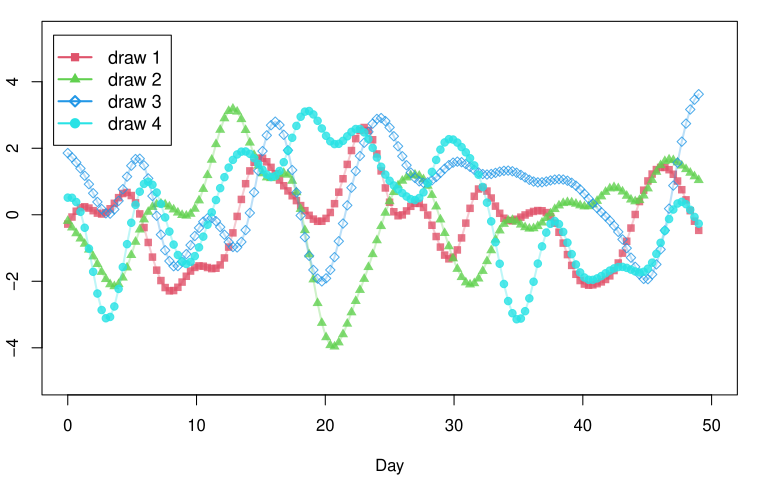

Reproduce this figure in R.
par(oma = rep(0,4), mar=c(4.1, 2.1, 1.1, 1))
# Simulate time series with Gaussian process
GP = function(max_cov, rate, distMat, delta=0) {  # Gaussian kernel function
    m = max_cov * exp( - rate * distMat^2 )   
    diag(m) = diag(m) + delta
    m
}
n_days = 49
obs_times = seq(0, n_days, length=150)
obs_dist = dist(obs_times, diag=T, upper=T) |> as.matrix()
GPkernal = GP( max_cov=2, rate=.15, distMat=obs_dist )

set.seed(10)
plot(1, type="n", xlim=c(0,50), ylim=c(-5,5.4), xlab="Day", ylab = "N")
for ( i in 2:5 ) {
    N = MASS::mvrnorm( 1, rep(0,length(obs_times)), GPkernal )
    lines( obs_times, N, col=stom::col.alpha(i,.3), lwd=2 )
    points( obs_times, N, col=stom::col.alpha(i,.8), pch=c(15,17,23,19)[i-1] )
}
legend(-1.1, 5.4, paste("draw",1:4), col = 2:5, pch=c(15,17,23,19), 
       lty=1, lwd=2, cex=1.1 )


# library(latex2exp)
# curve( 2 * exp( - 0.2 * x^2 ), from=0, to=9.5, lwd=2,
#        ylab = "K (covariance)", xlab = "distance" ) 
# curve( 2 * exp( - 0.1 * x^2 ),  add=T, lwd=2, col=2 ) 
# curve( 2 * exp( - 0.05 * x^2 ), add=T, lwd=2, col=4 ) 
# legend( 7.5, 2, TeX( paste0("\\rho = ",c(.2,.1,.05)) ), lwd=3, col=c(1,2,4) )
